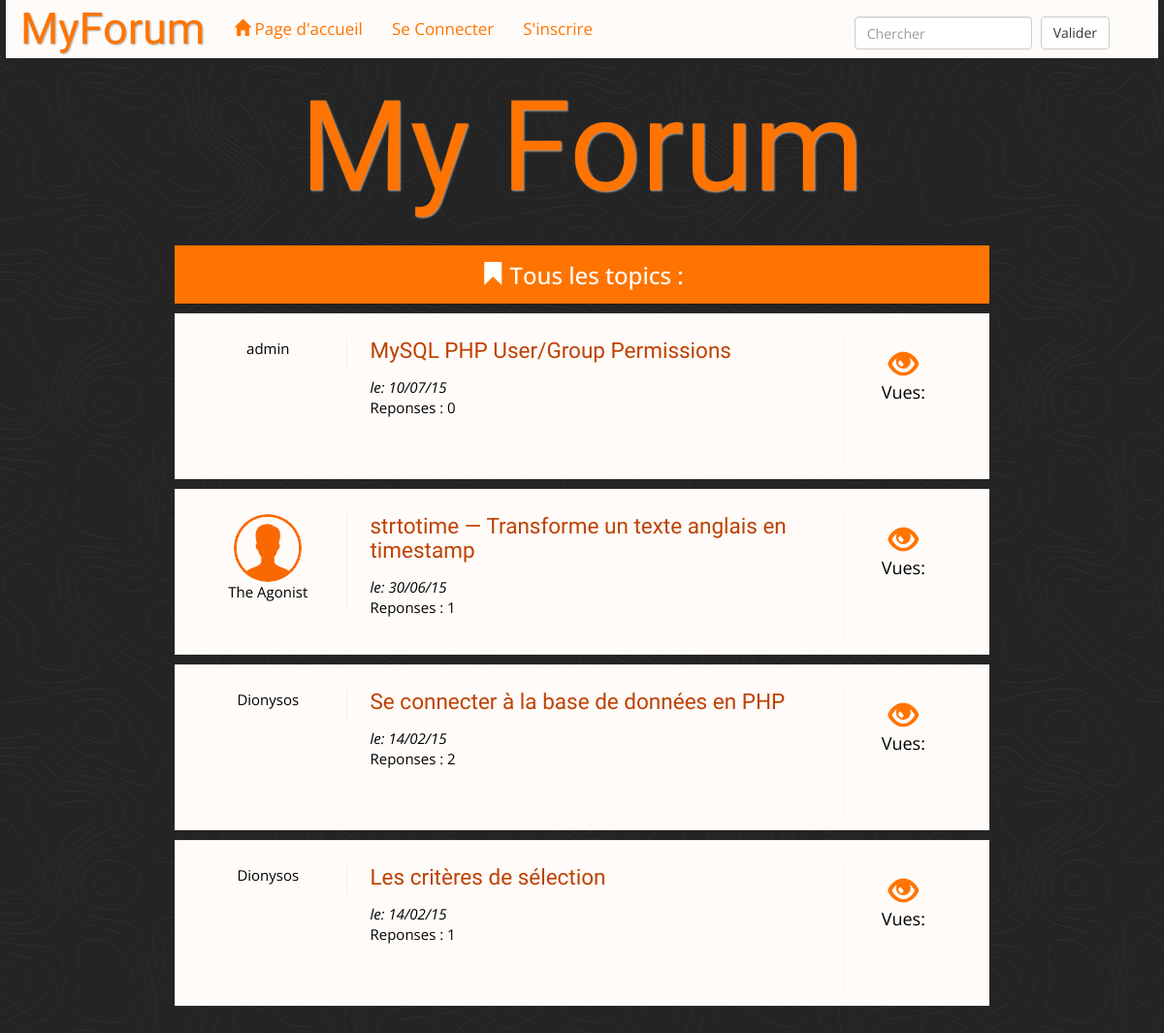
The page /users/index.php on the database its author committed.
### tables this page shows
CREATE TABLE IF NOT EXISTS `news` (
  `id` int(11) NOT NULL AUTO_INCREMENT,
  `titre` varchar(200) NOT NULL,
  `contenu` text NOT NULL,
  `auteur` varchar(20) NOT NULL,
  `dateajout` datetime NOT NULL,
  `datemodif` datetime NOT NULL,
  PRIMARY KEY (`id`)
);

CREATE TABLE IF NOT EXISTS `users` (
  `id` int(11) NOT NULL AUTO_INCREMENT,
  `login` varchar(100) NOT NULL,
  `password` varchar(250) NOT NULL,
  `date_inscr` datetime NOT NULL,
  `type` varchar(50) NOT NULL,
  `avatar` text NOT NULL,
  `useron` tinyint(4) NOT NULL,
  PRIMARY KEY (`id`)
);

### controller/ArticleController.php (called while the page is built, shortened)
<?php
class ArticleController {
    private $manager;
    public function __construct(){
        require_once('f:/wamp/www/blog/modules/ArticleManager.php');
        $this->manager = new ArticleManager($db);
    }
    public function recupAllArticles(){
        $articles = $this->manager->getAll();
        return $articles;
    }
}

### modules/ArticleManager.php (called while the page is built, shortened)
<?php
require 'f:/wamp/www/blog/modules/Article.php';
class ArticleManager {
    private $db;
    public function __construct($db)
    {
        $this->db = $db;
    }
    public function getAll(){
        $req = $this->db->query("SELECT * FROM news ORDER BY dateajout DESC");
        $req->setFetchMode(PDO::FETCH_ASSOC);
        $liste = $req->fetchAll();
        $data = array();
        foreach($liste as $articleToCreate){
            array_push($data, new Article($articleToCreate));
        }
        return $data;
    }
}

### modules/Article.php (called while the page is built, shortened)
<?php
class Article {
    protected $id,
              $titre,
              $contenu,
              $auteur,
              $dateajout,
              $datemodif,
              $vues;
    public function hydrate(array $donnees)
    {
            foreach ($donnees as $key => $value)
            {
                    $method = 'set'.ucfirst($key);
            }
    }
    public function getId(){ return $this->id; }
    public function getTitre(){ return $this->titre; }
    public function getAuteur(){ return $this->auteur; }
    public function getDateajout(){ return $this->dateajout; }
    public function setId($id){ $this->id = $id; }
    public function setTitre($titre){ $this->titre = $titre; }
    public function setAuteur($auteur){ $this->auteur = $auteur; }
    public function setDateajout($dateajout){ $this->dateajout = $dateajout; }
}

### controller/LoginController.php (called while the page is built, shortened)
<?php
class LoginController {
    private $manager;
    public function __construct(){
        require_once('f:/wamp/www/blog/modules/LoginManager.php');
        $this->manager = new LoginManager($db);
    }
    public function showAuteur($id) {
        $nom = $this->manager->getAuthor($id);
        return $nom;
    }
}

### modules/LoginManager.php (called while the page is built, shortened)
<?php
class LoginManager {
     private $db;
    public function __construct($db){
        $this->db = $db;
    }
    public function getAuthor($id){
        $req = $this->db->query("SELECT login FROM users WHERE id='$id'");
        $data = $req->fetchColumn();
        return $data;
    }
}

### controller/ReponseController.php (called while the page is built, shortened)
<?php
class ReponseController {
    private $manager;
    public function __construct(){
        require_once('f:/wamp/www/blog/modules/ReponseManager.php');
        $this->manager = new ReponseManager($db);
    }
    public function nbReponses($id){
        $nb = $this->manager->numberReponses($id);
        return $nb;
    }
}

### modules/ReponseManager.php (called while the page is built, shortened)
<?php
class ReponseManager {
    private $db;
    public function __construct($db)
    {
        $this->db = $db;
    }
    public function numberReponses($id){
        $req = $this->db->query("SELECT * FROM reponses WHERE id_sujet='$id'");
        $data = $req->rowCount();
        return $data;
    }
}

### users/index.php (the view, shortened to what this page needs)
<?php
    $ctrl = new LoginController();
    $artctrl = new ArticleController();
    $repctrl = new ReponseController();
?>
<!DOCTYPE html PUBLIC "-//W3C//DTD HTML 4.01 Frameset//EN" "http://www.w3.org/TR/html4/frameset.dtd">
<html>
    <head>
       <?php include_once '../commun/head.php'; ?>
    </head>
    <body>
        <div class="wrapper">
            <?php include ("../commun/menu.php"); ?>
            <?php include_once '../commun/header.php'; ?>
            <div class="main">
                <div class="panel panel-default">
                    <div class="panel-body">
                        <h3 class="soutitre text-center">
                           <span class="glyphicon glyphicon-bookmark" aria-hidden="true"></span> Tous les topics :
                        </h3>
                    </div>
                </div>
                 <?php
                   $articles = $artctrl->recupAllArticles();
                    foreach ($articles as $article):
                 ?>
                    <div class="article">
                        <?php include '../commun/userinfo.php'; ?>
                        <div class="artinfos">
                            <h3 class="topic"><a href="article.php?id=<?php echo $article->getId(); ?>"><?php echo $article->getTitre(); ?></a></h3>
                            <p class="date">le: <?php echo date('d/m/y',  strtotime($article->getDateajout())); ?></p>
                            <p>Reponses : <?php echo $reponse = $repctrl->nbReponses($article->getId()); ?></p>
                        </div>
                        <?php include '../commun/vuesinfo.php'; ?>
                    </div>
                <?php
                    endforeach;
                ?>
            </div>
        </div>
    </body>
</html>

### commun/head.php (shortened to what this page needs)
<link rel="stylesheet" href="../css/bootstrap.min.css" />
<link rel="stylesheet" href="../css/style.css" />

### commun/menu.php (shortened to what this page needs)
<nav class="navbar navbar-default navbar-fixed-top">
  <div class="container-fluid">
    <div class="navbar-header">
      <a class="navbar-brand" href="index.php">MyForum</a>
    </div>
    <div class="collapse navbar-collapse" id="bs-example-navbar-collapse-1">
      <ul class="nav navbar-nav">
        <li><a href="index.php"><span class="glyphicon glyphicon-home"></span> Page d'accueil</a></li>
        <li class="<?php if(isset($_SESSION['id'])){ echo 'hide'; }?>"><a href="connexion.php">Se Connecter</a></li>
        <li class="<?php if(isset($_SESSION['id'])){ echo 'hide'; }?>"><a href="inscription.php">S'inscrire</a></li>
      </ul>
      <form class="navbar-form navbar-right" role="search">
        <div class="form-group">
          <input type="text" class="form-control" placeholder="Chercher">
        </div>
        <button type="submit" class="btn btn-default">Valider</button>
      </form>
    </div>
  </div>
</nav>

### commun/header.php (shortened to what this page needs)
<h1 class="titre">My Forum</h1>

### commun/userinfo.php (shortened to what this page needs)
<aside id="userinfos">
    <?php
    $auteur = $ctrl->showAuteur($article->getAuteur());
    $avatar = $ctrl->showAvatar($article->getAuteur());
    if(!empty($auteur) && !empty($avatar)){
        echo '<img class="userimg" src="../uploads/user'.$article->getAuteur().'/avatar/'.$avatar.'" alt=""/>';
    }
    else{
        echo '<img class="userimg" src="../img/user.png" alt=""/>';
    }
    ?>
    <p> <?php echo $auteur; ?> </p>
</aside>

### commun/vuesinfo.php (shortened to what this page needs)
<div class="vues">
    <span class="glyphicon glyphicon-eye-open"></span>
    <p>Vues:</p>
</div>

### css/style.css (style rules this page uses)
html { position: relative; min-height: 100%; }
body { margin: 0 0 100px; }
body { line-height: 1.4em; font-family: 'Open Sans'; margin: 0; background: url(../img/bg.png) repeat; color: #FF7400; font-size: 15px; background-attachment: fixed; }
.wrapper { width: 100%; }
.article { border: 1px solid #eee; color: #000; background-color: #FFFBF8; margin: 0 auto 10px; padding: 15px; }
.vues { display: inline-block; vertical-align: top; text-align: center; width: 15%; border-left: 1px groove #FFEEE2; margin-top: 10px; font-size: 18px; height: 129px; padding-top: 10px; }
.glyphicon-eye-open { color: #FF7400; font-size: 30px; margin-bottom: 5px; }
.main { width: 70%; margin: 0 auto; }
.titre { color: #FF7400; font-family: 'Rouge Script', cursive; font-size: 130px; font-weight: normal; text-align: center; text-shadow: 1px 1px 2px #A6A6A6; margin: 80px 0 30px 0; }
.topic { font-family: 'Amaranth', sans-serif; font-size: 1.5em; margin: 10px 0 15px; color: #BE4100; font-weight: 500; }
.date { margin: 0; font-style: italic; font-size: 15px; }
.navbar { border-radius: 0; width: 99%; margin: 0 auto; }
.navbar-brand { color: #FF7400 !important; font-family: 'Rouge Script', cursive; font-size: 45px; font-weight: normal; text-align: center; text-shadow: 1px 1px 2px #A6A6A6; padding-top: 20px; }
.navbar-default { background-color: #FFFBF8; }
.navbar-default .navbar-nav>li>a { color: #FF7400; }
.navbar-nav>li>a { padding-top: 20px; font-weight: normal; font-size: 17px; }
.form-group { padding-top: 5px; }
.navbar-form { padding-top: 4px; }
.navbar-form { margin-right: 0; }
.navbar-right { margin-right: 0; }
.soutitre { margin: 0; }
#userinfos { display: inline-block; width: 20%; text-align: center; border-right: 1px groove #FFEEE2; margin-right: 20px; margin-top: 10px; }
.artinfos { display: inline-block; width: 60%; vertical-align: top; }
.userimg { width: 70px; vertical-align: middle; border-radius: 50%; }
.panel { margin-bottom: 10px; background-color: #FF7400; border: 1px solid transparent; border-radius: 0; -webkit-box-shadow: 0 1px 1px rgba(0,0,0,.05); box-shadow: 0 1px 1px rgba(0,0,0,.05); color: #fff; }
.panel-body { height: 58px; }
a { color: #BE4100; text-decoration: none; }
.form input[type="submit"], .form input[type="reset"], button { margin: 5px; border: 1px solid #F7B553; display: inline-block; padding: 10px; font-size: 14px; background-color: rgba(255, 155, 0, 0.56); color: #fff; }

### rows shown on the page
news: auteur.login "admin", titre "MySQL PHP User/Group Permissions", dateajout "10/07/15", Id "0"
news: auteur.login "The Agonist", titre "strtotime — Transforme un texte anglais en timestamp", dateajout "30/06/15", Id "1"
news: auteur.login "Dionysos", titre "Se connecter à la base de données en PHP", dateajout "14/02/15", Id "2"
news: auteur.login "Dionysos", titre "Les critères de sélection", dateajout "14/02/15", Id "1"
